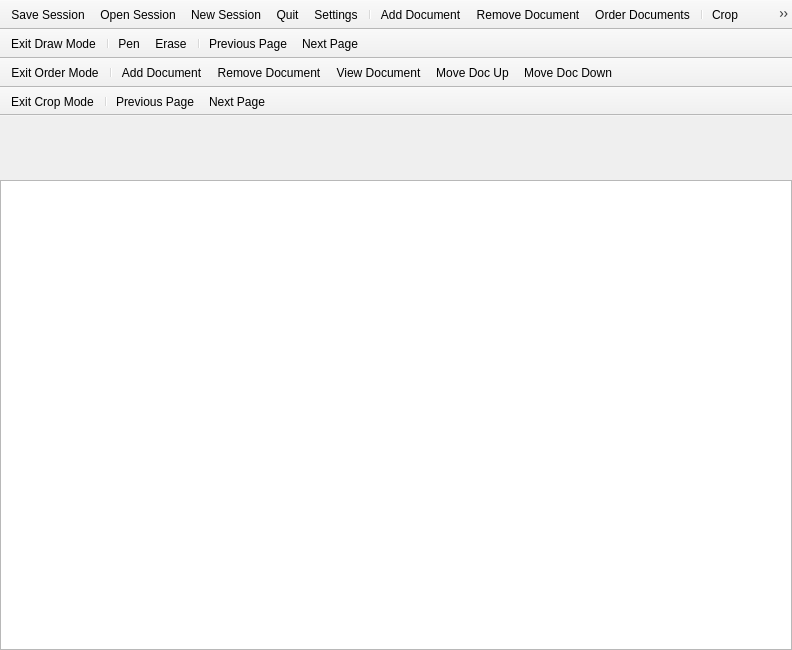
<?xml version="1.0" encoding="UTF-8"?>
<ui version="4.0">
 <class>MainWindow</class>
 <widget class="QMainWindow" name="MainWindow">
  <property name="geometry">
   <rect>
    <x>0</x>
    <y>0</y>
    <width>792</width>
    <height>650</height>
   </rect>
  </property>
  <property name="contextMenuPolicy">
   <enum>Qt::NoContextMenu</enum>
  </property>
  <property name="windowTitle">
   <string>Gid Music Sheets</string>
  </property>
  <property name="windowIcon">
   <iconset resource="images.qrc">
    <normaloff>:/images/icons8-music-book-96.png</normaloff>:/images/icons8-music-book-96.png</iconset>
  </property>
  <widget class="QWidget" name="centralwidget">
   <layout class="QVBoxLayout" name="verticalLayout_3">
    <property name="spacing">
     <number>0</number>
    </property>
    <property name="leftMargin">
     <number>0</number>
    </property>
    <property name="topMargin">
     <number>0</number>
    </property>
    <property name="rightMargin">
     <number>0</number>
    </property>
    <property name="bottomMargin">
     <number>0</number>
    </property>
    <item>
     <widget class="QStackedWidget" name="stackedWidget">
      <property name="currentIndex">
       <number>0</number>
      </property>
      <widget class="QWidget" name="page_main">
       <layout class="QVBoxLayout" name="verticalLayout_2">
        <property name="spacing">
         <number>0</number>
        </property>
        <property name="leftMargin">
         <number>0</number>
        </property>
        <property name="topMargin">
         <number>0</number>
        </property>
        <property name="rightMargin">
         <number>0</number>
        </property>
        <property name="bottomMargin">
         <number>0</number>
        </property>
        <item>
         <widget class="BreadcrumbsWidget" name="widget_docsBreadcrumbs" native="true">
          <property name="minimumSize">
           <size>
            <width>0</width>
            <height>32</height>
           </size>
          </property>
          <property name="maximumSize">
           <size>
            <width>16777215</width>
            <height>32</height>
           </size>
          </property>
         </widget>
        </item>
        <item>
         <widget class="BreadcrumbsWidget" name="widget_pagesBreadcrumbs" native="true">
          <property name="minimumSize">
           <size>
            <width>0</width>
            <height>32</height>
           </size>
          </property>
          <property name="maximumSize">
           <size>
            <width>16777215</width>
            <height>32</height>
           </size>
          </property>
         </widget>
        </item>
        <item>
         <widget class="GraphicsView" name="graphicsView"/>
        </item>
       </layout>
      </widget>
      <widget class="QWidget" name="page_settings">
       <property name="font">
        <font>
         <pointsize>14</pointsize>
         <weight>50</weight>
         <italic>false</italic>
         <bold>false</bold>
        </font>
       </property>
       <property name="styleSheet">
        <string notr="true">QWidget {
	font: 14pt;
}

QToolButton {
	width: 2.3em;
	height: 2em;
}

QPushButton {
	height: 2em;
}</string>
       </property>
       <layout class="QGridLayout" name="gridLayout">
        <property name="topMargin">
         <number>40</number>
        </property>
        <property name="spacing">
         <number>20</number>
        </property>
        <item row="1" column="3">
         <widget class="QToolButton" name="toolButton_iconvsize_up">
          <property name="text">
           <string>+</string>
          </property>
         </widget>
        </item>
        <item row="2" column="1">
         <spacer name="verticalSpacer">
          <property name="orientation">
           <enum>Qt::Vertical</enum>
          </property>
          <property name="sizeHint" stdset="0">
           <size>
            <width>20</width>
            <height>40</height>
           </size>
          </property>
         </spacer>
        </item>
        <item row="1" column="2">
         <widget class="QToolButton" name="toolButton_iconvsize_down">
          <property name="text">
           <string>-</string>
          </property>
         </widget>
        </item>
        <item row="0" column="1">
         <widget class="QLabel" name="label_2">
          <property name="text">
           <string>Icons horizontal size</string>
          </property>
         </widget>
        </item>
        <item row="1" column="1">
         <widget class="QLabel" name="label_3">
          <property name="text">
           <string>Icons vertical size</string>
          </property>
         </widget>
        </item>
        <item row="0" column="4">
         <spacer name="horizontalSpacer_2">
          <property name="orientation">
           <enum>Qt::Horizontal</enum>
          </property>
          <property name="sizeHint" stdset="0">
           <size>
            <width>40</width>
            <height>20</height>
           </size>
          </property>
         </spacer>
        </item>
        <item row="0" column="3">
         <widget class="QToolButton" name="toolButton_iconhsize_up">
          <property name="text">
           <string>+</string>
          </property>
         </widget>
        </item>
        <item row="0" column="0">
         <spacer name="horizontalSpacer">
          <property name="orientation">
           <enum>Qt::Horizontal</enum>
          </property>
          <property name="sizeHint" stdset="0">
           <size>
            <width>40</width>
            <height>20</height>
           </size>
          </property>
         </spacer>
        </item>
        <item row="0" column="2">
         <widget class="QToolButton" name="toolButton_ioconhsize_down">
          <property name="text">
           <string>-</string>
          </property>
         </widget>
        </item>
       </layout>
      </widget>
      <widget class="QWidget" name="page_orderDocs">
       <layout class="QHBoxLayout" name="horizontalLayout">
        <property name="spacing">
         <number>10</number>
        </property>
        <property name="leftMargin">
         <number>40</number>
        </property>
        <property name="topMargin">
         <number>20</number>
        </property>
        <property name="rightMargin">
         <number>40</number>
        </property>
        <property name="bottomMargin">
         <number>20</number>
        </property>
        <item>
         <layout class="QVBoxLayout" name="verticalLayout_5">
          <item>
           <widget class="QListWidget" name="listWidget_docs">
            <property name="styleSheet">
             <string notr="true">font: 16pt;
</string>
            </property>
           </widget>
          </item>
         </layout>
        </item>
       </layout>
      </widget>
      <widget class="QWidget" name="page_console">
       <layout class="QVBoxLayout" name="verticalLayout">
        <item>
         <widget class="QLabel" name="label">
          <property name="text">
           <string>Console</string>
          </property>
         </widget>
        </item>
        <item>
         <widget class="QPlainTextEdit" name="plainTextEdit"/>
        </item>
       </layout>
      </widget>
     </widget>
    </item>
   </layout>
  </widget>
  <widget class="QToolBar" name="toolBar_main">
   <property name="contextMenuPolicy">
    <enum>Qt::NoContextMenu</enum>
   </property>
   <property name="windowTitle">
    <string>toolBar</string>
   </property>
   <property name="movable">
    <bool>false</bool>
   </property>
   <property name="iconSize">
    <size>
     <width>54</width>
     <height>32</height>
    </size>
   </property>
   <property name="floatable">
    <bool>false</bool>
   </property>
   <attribute name="toolBarArea">
    <enum>TopToolBarArea</enum>
   </attribute>
   <attribute name="toolBarBreak">
    <bool>false</bool>
   </attribute>
   <addaction name="action_Save_Session"/>
   <addaction name="action_Open_Session"/>
   <addaction name="action_New_Session"/>
   <addaction name="action_Quit"/>
   <addaction name="action_Settings"/>
   <addaction name="separator"/>
   <addaction name="action_Add_Document"/>
   <addaction name="action_Remove_Document"/>
   <addaction name="action_Order_Documents"/>
   <addaction name="separator"/>
   <addaction name="action_Crop"/>
   <addaction name="action_Draw"/>
   <addaction name="separator"/>
   <addaction name="action_Fullscreen"/>
  </widget>
  <widget class="QToolBar" name="toolBar_draw">
   <property name="windowTitle">
    <string>toolBar_2</string>
   </property>
   <property name="movable">
    <bool>false</bool>
   </property>
   <property name="iconSize">
    <size>
     <width>54</width>
     <height>32</height>
    </size>
   </property>
   <property name="floatable">
    <bool>false</bool>
   </property>
   <attribute name="toolBarArea">
    <enum>TopToolBarArea</enum>
   </attribute>
   <attribute name="toolBarBreak">
    <bool>true</bool>
   </attribute>
   <addaction name="action_Exit_Draw_Mode"/>
   <addaction name="separator"/>
   <addaction name="action_Pen"/>
   <addaction name="action_Erase"/>
   <addaction name="separator"/>
   <addaction name="action_Previous_Page"/>
   <addaction name="action_Next_Page"/>
  </widget>
  <widget class="QToolBar" name="toolBar_order">
   <property name="windowTitle">
    <string>toolBar</string>
   </property>
   <property name="movable">
    <bool>false</bool>
   </property>
   <property name="iconSize">
    <size>
     <width>54</width>
     <height>32</height>
    </size>
   </property>
   <property name="floatable">
    <bool>false</bool>
   </property>
   <attribute name="toolBarArea">
    <enum>TopToolBarArea</enum>
   </attribute>
   <attribute name="toolBarBreak">
    <bool>true</bool>
   </attribute>
   <addaction name="action_Exit_Order_Mode"/>
   <addaction name="separator"/>
   <addaction name="action_Add_Document"/>
   <addaction name="action_Order_Remove_Document"/>
   <addaction name="action_View_Document"/>
   <addaction name="action_Move_Doc_Up"/>
   <addaction name="action_Move_Doc_Down"/>
  </widget>
  <widget class="QToolBar" name="toolBar_crop">
   <property name="windowTitle">
    <string>toolBar</string>
   </property>
   <property name="movable">
    <bool>false</bool>
   </property>
   <property name="iconSize">
    <size>
     <width>54</width>
     <height>32</height>
    </size>
   </property>
   <property name="floatable">
    <bool>false</bool>
   </property>
   <attribute name="toolBarArea">
    <enum>TopToolBarArea</enum>
   </attribute>
   <attribute name="toolBarBreak">
    <bool>true</bool>
   </attribute>
   <addaction name="action_Exit_Crop_Mode"/>
   <addaction name="separator"/>
   <addaction name="action_Previous_Page"/>
   <addaction name="action_Next_Page"/>
  </widget>
  <action name="action_Debug_Console">
   <property name="checkable">
    <bool>true</bool>
   </property>
   <property name="text">
    <string>Debug Console</string>
   </property>
  </action>
  <action name="action_Add_Document">
   <property name="icon">
    <iconset resource="images.qrc">
     <normaloff>:/images/icons8-new-copy-96.png</normaloff>:/images/icons8-new-copy-96.png</iconset>
   </property>
   <property name="text">
    <string>Add Document</string>
   </property>
  </action>
  <action name="action_Save_Session">
   <property name="icon">
    <iconset resource="images.qrc">
     <normaloff>:/images/icons8-save-96.png</normaloff>:/images/icons8-save-96.png</iconset>
   </property>
   <property name="text">
    <string>Save Session</string>
   </property>
  </action>
  <action name="action_Open_Session">
   <property name="icon">
    <iconset resource="images.qrc">
     <normaloff>:/images/icons8-opened-folder-96.png</normaloff>:/images/icons8-opened-folder-96.png</iconset>
   </property>
   <property name="text">
    <string>Open Session</string>
   </property>
  </action>
  <action name="action_Next_Page">
   <property name="icon">
    <iconset resource="images.qrc">
     <normaloff>:/images/icons8-next-96.png</normaloff>:/images/icons8-next-96.png</iconset>
   </property>
   <property name="text">
    <string>Next Page</string>
   </property>
  </action>
  <action name="action_Previous_Page">
   <property name="enabled">
    <bool>true</bool>
   </property>
   <property name="icon">
    <iconset resource="images.qrc">
     <normaloff>:/images/icons8-previous-96.png</normaloff>:/images/icons8-previous-96.png</iconset>
   </property>
   <property name="text">
    <string>Previous Page</string>
   </property>
  </action>
  <action name="action_Crop">
   <property name="icon">
    <iconset resource="images.qrc">
     <normaloff>:/images/icons8-crop-96.png</normaloff>:/images/icons8-crop-96.png</iconset>
   </property>
   <property name="text">
    <string>Crop</string>
   </property>
  </action>
  <action name="action_Fullscreen">
   <property name="checkable">
    <bool>true</bool>
   </property>
   <property name="icon">
    <iconset resource="images.qrc">
     <normaloff>:/images/icons8-screen-96.png</normaloff>:/images/icons8-screen-96.png</iconset>
   </property>
   <property name="text">
    <string>Fullscreen</string>
   </property>
  </action>
  <action name="action_Quit">
   <property name="icon">
    <iconset resource="images.qrc">
     <normaloff>:/images/icons8-exit-sign-96.png</normaloff>:/images/icons8-exit-sign-96.png</iconset>
   </property>
   <property name="text">
    <string>Quit</string>
   </property>
  </action>
  <action name="action_Remove_Document">
   <property name="icon">
    <iconset resource="images.qrc">
     <normaloff>:/images/icons8-delete-file-96.png</normaloff>:/images/icons8-delete-file-96.png</iconset>
   </property>
   <property name="text">
    <string>Remove Document</string>
   </property>
  </action>
  <action name="action_New_Session">
   <property name="icon">
    <iconset resource="images.qrc">
     <normaloff>:/images/icons8-new-file-96.png</normaloff>:/images/icons8-new-file-96.png</iconset>
   </property>
   <property name="text">
    <string>New Session</string>
   </property>
  </action>
  <action name="action_Order_Documents">
   <property name="icon">
    <iconset resource="images.qrc">
     <normaloff>:/images/icons8-sorting-96.png</normaloff>:/images/icons8-sorting-96.png</iconset>
   </property>
   <property name="text">
    <string>Order Documents</string>
   </property>
  </action>
  <action name="action_Draw">
   <property name="icon">
    <iconset resource="images.qrc">
     <normaloff>:/images/icons8-pencil-drawing-96.png</normaloff>:/images/icons8-pencil-drawing-96.png</iconset>
   </property>
   <property name="text">
    <string>Draw</string>
   </property>
  </action>
  <action name="action_Pen">
   <property name="checkable">
    <bool>true</bool>
   </property>
   <property name="icon">
    <iconset resource="images.qrc">
     <normaloff>:/images/icons8-pencil-drawing-96.png</normaloff>:/images/icons8-pencil-drawing-96.png</iconset>
   </property>
   <property name="text">
    <string>Pen</string>
   </property>
  </action>
  <action name="action_Exit_Draw_Mode">
   <property name="icon">
    <iconset resource="images.qrc">
     <normaloff>:/images/icons8-done-96.png</normaloff>:/images/icons8-done-96.png</iconset>
   </property>
   <property name="text">
    <string>Exit Draw Mode</string>
   </property>
  </action>
  <action name="action_Erase">
   <property name="checkable">
    <bool>true</bool>
   </property>
   <property name="icon">
    <iconset resource="images.qrc">
     <normaloff>:/images/icons8-erase-96.png</normaloff>:/images/icons8-erase-96.png</iconset>
   </property>
   <property name="text">
    <string>Erase</string>
   </property>
  </action>
  <action name="action_View_Document">
   <property name="icon">
    <iconset resource="images.qrc">
     <normaloff>:/images/icons8-view-96.png</normaloff>:/images/icons8-view-96.png</iconset>
   </property>
   <property name="text">
    <string>View Document</string>
   </property>
  </action>
  <action name="action_Exit_Order_Mode">
   <property name="icon">
    <iconset resource="images.qrc">
     <normaloff>:/images/icons8-done-96.png</normaloff>:/images/icons8-done-96.png</iconset>
   </property>
   <property name="text">
    <string>Exit Order Mode</string>
   </property>
  </action>
  <action name="action_Move_Doc_Up">
   <property name="icon">
    <iconset resource="images.qrc">
     <normaloff>:/images/icons8-up-96.png</normaloff>:/images/icons8-up-96.png</iconset>
   </property>
   <property name="text">
    <string>Move Doc Up</string>
   </property>
  </action>
  <action name="action_Move_Doc_Down">
   <property name="icon">
    <iconset resource="images.qrc">
     <normaloff>:/images/icons8-down-96.png</normaloff>:/images/icons8-down-96.png</iconset>
   </property>
   <property name="text">
    <string>Move Doc Down</string>
   </property>
  </action>
  <action name="action_Order_Remove_Document">
   <property name="icon">
    <iconset resource="images.qrc">
     <normaloff>:/images/icons8-delete-file-96.png</normaloff>:/images/icons8-delete-file-96.png</iconset>
   </property>
   <property name="text">
    <string>Remove Document</string>
   </property>
  </action>
  <action name="action_Exit_Crop_Mode">
   <property name="icon">
    <iconset resource="images.qrc">
     <normaloff>:/images/icons8-done-96.png</normaloff>:/images/icons8-done-96.png</iconset>
   </property>
   <property name="text">
    <string>Exit Crop Mode</string>
   </property>
  </action>
  <action name="action_Settings">
   <property name="checkable">
    <bool>true</bool>
   </property>
   <property name="icon">
    <iconset resource="images.qrc">
     <normaloff>:/images/icons8-settings-96.png</normaloff>:/images/icons8-settings-96.png</iconset>
   </property>
   <property name="text">
    <string>Settings</string>
   </property>
  </action>
 </widget>
 <customwidgets>
  <customwidget>
   <class>GraphicsView</class>
   <extends>QGraphicsView</extends>
   <header>graphicsview.h</header>
  </customwidget>
  <customwidget>
   <class>BreadcrumbsWidget</class>
   <extends>QWidget</extends>
   <header>breadcrumbswidget.h</header>
   <container>1</container>
  </customwidget>
 </customwidgets>
 <resources>
  <include location="images.qrc"/>
 </resources>
 <connections/>
</ui>
